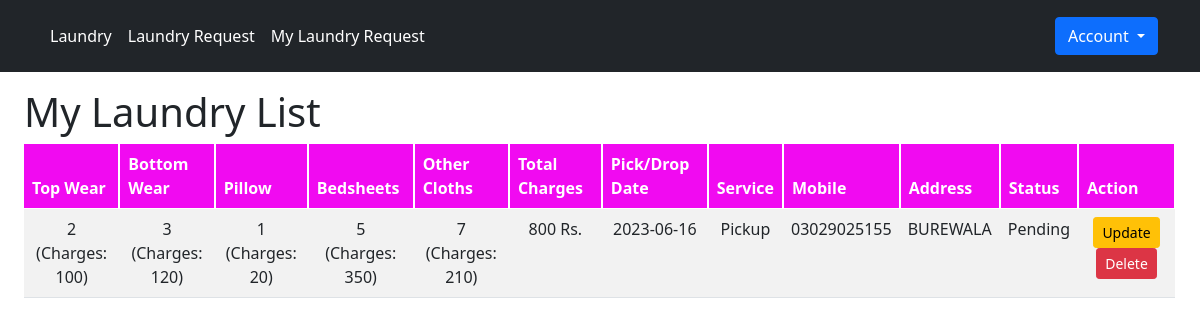
/myLaundryRequest.php (signed in), run on the app's committed database.
### tables this page shows
CREATE TABLE `cloths` (
  `id` int(11) NOT NULL,
  `user_id` int(11) NOT NULL,
  `top_wear` int(11) NOT NULL,
  `bottom_wear` int(11) NOT NULL,
  `bedsheet` int(11) NOT NULL,
  `pillow` int(11) NOT NULL,
  `others` int(11) NOT NULL,
  `status` varchar(50) NOT NULL DEFAULT 'Pending',
  `pick_drop` varchar(100) NOT NULL,
  `address` text NOT NULL,
  `mobile` varchar(50) NOT NULL,
  `service` varchar(50) NOT NULL,
  `top_wear_charges` int(11) NOT NULL,
  `bottom_wear_charges` int(11) NOT NULL,
  `bedsheet_charges` int(11) NOT NULL,
  `pillow_charges` int(11) NOT NULL,
  `other_charges` int(11) NOT NULL,
  `total_charges` int(11) NOT NULL
);

### myLaundryRequest.php (the view)
<?php include 'inc/header.php';
$user = $_SESSION['user']['id'];
$query = "SELECT * FROM cloths WHERE user_id ='$user'";
$cloths = null;
$result = mysqli_query($conn, $query);
while ($row = mysqli_fetch_assoc($result)) {
    $cloths[] = $row;
}
?>
<div class="mx-4">
    <h1>My Laundry List</h1>
    <table class="table table-striped">
        <thead>
            <tr>
                <th>Top Wear</th>
                <th>Bottom Wear</th>
                <th>Pillow</th>
                <th>Bedsheets</th>
                <th>Other Cloths</th>
                <th>Total Charges</th>
                <th>Pick/Drop Date</th>
                <th>Service</th>
                <th>Mobile</th>
                <th>Address</th>
                <th>Status</th>
                <th>Action</th>
            </tr>
        </thead>
        <tbody>
            <?php if (!is_null($cloths)) {
                foreach ($cloths as $cloth) { ?>
                    <tr>
                        <td>
                            <?= $cloth['top_wear'] ?> <br>(Charges: <?= $cloth['top_wear_charges'] ?>)
                        </td>
                        <td>
                            <?= $cloth['bottom_wear'] ?> <br>(Charges: <?= $cloth['bottom_wear_charges'] ?>)
                        </td>
                        <td>
                            <?= $cloth['pillow'] ?> <br>(Charges: <?= $cloth['pillow_charges'] ?>)
                        </td>
                        <td>
                            <?= $cloth['bedsheet'] ?> <br>(Charges: <?= $cloth['bedsheet_charges'] ?>)
                        </td>
                        <td>
                            <?= $cloth['others'] ?> <br>(Charges: <?= $cloth['other_charges'] ?>)
                        </td>
                        <td><?= $cloth['total_charges'] ?> Rs.</td>
                        <td><?= $cloth['pick_drop'] ?></td>
                        <td><?= $cloth['service'] ?></td>
                        <td><?= $cloth['mobile'] ?></td>
                        <td><?= $cloth['address'] ?></td>
                        <td><?= $cloth['status'] ?></td>
                        <td>
                            <?php if ($cloth['status'] == 'Pending') { ?>
                                <a href="updateLaundry.php?id=<?= $cloth['id'] ?>" class="btn btn-warning btn-sm">Update</a>
                            <?php } ?>
                            <a href="process/laundry/deleteLaundry.php?id=<?= $cloth['id'] ?>" class="btn btn-danger btn-sm">Delete</a>
                        </td>
                    </tr>
                <?php } ?>
            <?php } else { ?>
                <tr>
                    <td colspan="10" class="text-center">No Record </td>
                </tr>
            <?php } ?>
        </tbody>
    </table>
</div>
<?php include 'inc/footer.php'; ?>

### public/css/style.css (style rules this page uses)
th { background-color: rgb(241, 10, 241) !important; color: white; border-right: 2px solid white; }
td { text-align: center; }

### data on the page
cloths: top_wear "2", top_wear_charges "100", bottom_wear "3", bottom_wear_charges "120", pillow "1", pillow_charges "20", bedsheet "5", bedsheet_charges "350", others "7", other_charges "210", total_charges "800", pick_drop "2023-06-16", service "Pickup", mobile "03029025155", address "BUREWALA", status "Pending"
